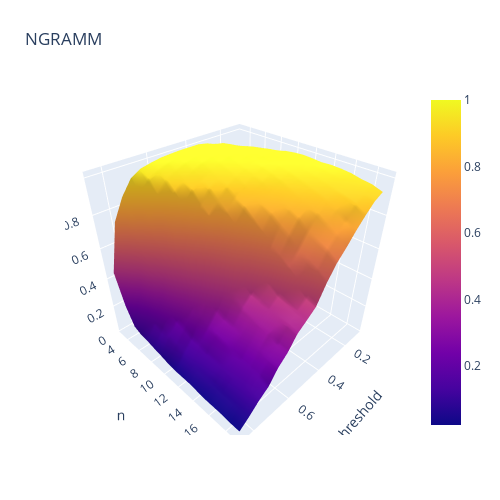

The notebook cell this image was saved under:
### Code cell
fig = go.Figure(data=[go.Surface(z=nu, x=ts, y=ws)])
fig.update_layout(title='NGRAMM', autosize=False,
                  width=500, height=500,
                  margin=dict(l=65, r=50, b=65, t=90), scene = dict(
                    yaxis_title='n',
                    xaxis_title='threshold',
                    zaxis_title='f1'))

### Figure 1 — Plotly figure (JSON) as saved in the notebook; plotly's stock layout.template omitted (floating-point values rounded to 4 significant figures; data arrays with more than 128 entries replaced by an {"elided": "..."} marker saying what was removed)
{"data": [{"type": "surface", "x": [0.1, 0.15, 0.2, 0.25, 0.3, 0.35, 0.4, 0.45, 0.5, 0.55, 0.6, 0.65, 0.7, 0.75, 0.8, 0.85], "y": [3, 4, 5, 6, 7, 8, 9, 10, 11, 12, 13, 14, 15, 16, 17, 18, 19], "z": {"elided": "17x16 float values"}}], "layout": {"autosize": false, "height": 500, "margin": {"b": 65, "l": 65, "r": 50, "t": 90}, "scene": {"xaxis": {"title": {"text": "threshold"}}, "yaxis": {"title": {"text": "n"}}, "zaxis": {"title": {"text": "f1"}}}, "title": {"text": "NGRAMM"}, "width": 500}}
